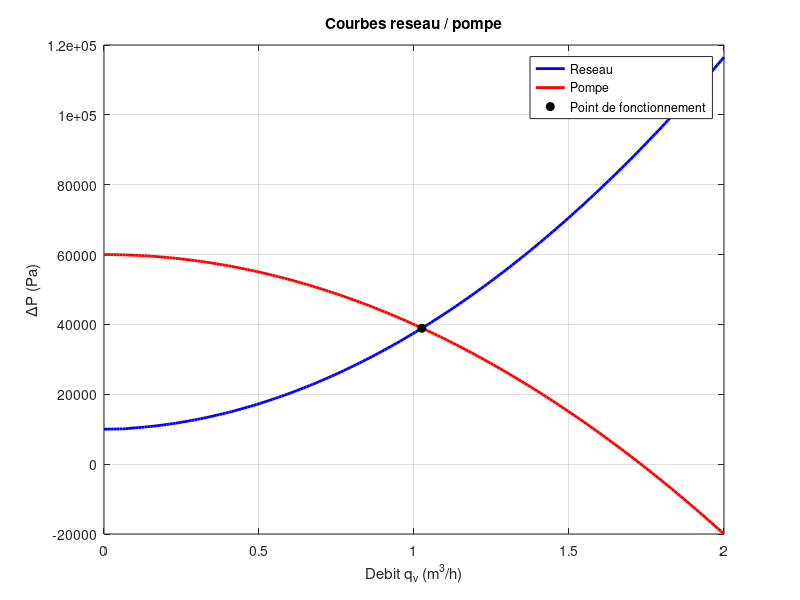

Reproduce this figure in MATLAB. (Note: this script raises an error after producing the figure.)
%% Donnees
rho = 988;              % kg/m3
mu  = 0.54e-3;          % Pa.s
L   = 40;               % m
eps = 0.1e-3;           % m
D   = 20e-3;            % m
Ks  = 6*0.5 + 2.5;      % singularites
DP_emetteur = 10000;    % Pa
eta_global = 0.65;

%% ETAPE 1 : courbe reseau
q_h = linspace(0, 2, 200);      % debit en m3/h
q_si = q_h / 3600;              % m3/s

A = pi*D^2/4;

v = zeros(size(q_h));
Re = zeros(size(q_h));
lambda = zeros(size(q_h));
DP_reseau = zeros(size(q_h));

for i = 1:length(q_h)
    if q_si(i) == 0
        v(i) = 0;
        Re(i) = 0;
        lambda(i) = 0;
        DP_reseau(i) = DP_emetteur;
    else
        v(i) = q_si(i)/A;
        Re(i) = rho*v(i)*D/mu;

        if Re(i) < 2300
            lambda(i) = 64/Re(i);
        else
            lambda(i) = 1 / (-1.8*log10(((eps/D)/3.7)^1.11 + 6.9/Re(i)))^2;
        end

        DP_L = lambda(i)*(L/D)*(rho*v(i)^2/2);
        DP_S = Ks*(rho*v(i)^2/2);

        DP_reseau(i) = DP_L + DP_S + DP_emetteur;
    end
end

%% ETAPE 2 : courbe pompe et point de fonctionnement
% IMPORTANT :
% ici q_h est pris en m3/h pour que la loi de pompe soit coherente
DP_pompe = -20000*q_h.^2 + 60000;

% Point de fonctionnement = minimum de l'ecart absolu
[~, idx] = min(abs(DP_reseau - DP_pompe));

q_star_h = q_h(idx);            % m3/h
q_star_si = q_star_h/3600;      % m3/s
DP_star = DP_reseau(idx);       % Pa
H_star = DP_star / (rho*9.81);  % mCE

fprintf('--- Point de fonctionnement ---\n');
fprintf('q* = %.3f m3/h\n', q_star_h);
fprintf('DP* = %.1f Pa\n', DP_star);
fprintf('H* = %.3f mCE\n', H_star);

figure;
plot(q_h, DP_reseau, 'b', 'LineWidth', 2); hold on;
plot(q_h, DP_pompe, 'r', 'LineWidth', 2);
plot(q_star_h, DP_star, 'ko', 'MarkerFaceColor', 'k');
grid on;
xlabel('Debit q_v (m^3/h)');
ylabel('\DeltaP (Pa)');
title('Courbes reseau / pompe');
legend('Reseau', 'Pompe', 'Point de fonctionnement', 'Location', 'best');

%% ETAPE 3 : comparaison aeraulique
Pth = 10000;           % W
cp_air = 1005;         % J/kg.K
DT_air = 15;           % degC
rho_air = 1.2;         % kg/m3 (hypothese usuelle)

mdot_air = Pth/(cp_air*DT_air);
qv_air = mdot_air/rho_air;      % m3/s

v_air = 5;                      % m/s
D_air = sqrt(4*qv_air/(pi*v_air));

fprintf('\n--- Comparaison air ---\n');
fprintf('Debit d air = %.4f m3/s = %.1f m3/h\n', qv_air, qv_air*3600);
fprintf('Diametre gaine air = %.3f m = %.1f mm\n', D_air, D_air*1000);

% Puissance hydraulique eau
P_hyd_eau = DP_star * q_star_si;
P_elec_eau = P_hyd_eau / eta_global;

fprintf('Puissance hydraulique eau = %.2f W\n', P_hyd_eau);
fprintf('Puissance electrique eau = %.2f W\n', P_elec_eau);

%% ETAPE 4 : cout annuel
% Remplacer selon ton hypothese
nb_heures = 8760;      % h/an
prix_kWh = 0.20;       % €/kWh

E_annuelle = (P_elec_eau/1000) * nb_heures;   % kWh/an
cout_annuel = E_annuelle * prix_kWh;

fprintf('\n--- Cout annuel ---\n');
fprintf('Energie annuelle = %.2f kWh/an\n', E_annuelle);
fprintf('Cout annuel = %.2f €/an\n', cout_annuel);

%% ETAPE 5 : optimisation des diametres
D_list_mm = [10 15 20 25 32];
q_test_h = 2.0;                  % debit de test en m3/h
q_test_si = q_test_h / 3600;
Pmax = 100;                      % W

Pelec_list = zeros(size(D_list_mm));
v_list = zeros(size(D_list_mm));
rejete = false(size(D_list_mm));

for i = 1:length(D_list_mm)
    D_i = D_list_mm(i)/1000;

    [DP_i, v_i] = calculPertes(q_test_si, D_i, L, eps, Ks, rho, mu, DP_emetteur);
    P_hyd_i = DP_i * q_test_si;
    P_elec_i = P_hyd_i / eta_global;

    Pelec_list(i) = P_elec_i;
    v_list(i) = v_i;

    if (v_i > 2) || (P_elec_i > Pmax)
        rejete(i) = true;
    end
end

fprintf('\n--- Optimisation diametres ---\n');
for i = 1:length(D_list_mm)
    etat = "ACCEPTE";
    if rejete(i)
        etat = "REJETE";
    end
    fprintf('D = %2d mm | v = %.3f m/s | P_elec = %.2f W | %s\n', ...
        D_list_mm(i), v_list(i), Pelec_list(i), etat);
end

figure;
bar(D_list_mm, Pelec_list); hold on;
yline(Pmax, 'r-', 'LineWidth', 2);

idx_rej = find(rejete);
plot(D_list_mm(idx_rej), Pelec_list(idx_rej), 'ro', ...
    'MarkerSize', 10, 'LineWidth', 2);

grid on;
xlabel('Diametre (mm)');
ylabel('Puissance electrique (W)');
title('Optimisation : P_{elec} en fonction du diametre');
legend('P_{elec}', 'Seuil 100 W', 'Diametres rejetes', 'Location', 'best');

%% Fonction de calcul des pertes de charge
function [DP_tot, v] = calculPertes(qv, D, L, eps, Ks, rho, mu, DP_emetteur)
% qv en m3/s
% D en m
% retourne la perte de charge totale en Pa et la vitesse en m/s

A = pi*D^2/4;
v = qv / A;

if qv == 0
    DP_tot = DP_emetteur;
    return;
end

Re = rho*v*D/mu;

if Re < 2300
    lambda = 64/Re;
else
    lambda = 1 / (-1.8*log10(((eps/D)/3.7)^1.11 + 6.9/Re))^2;
end

DP_L = lambda*(L/D)*(rho*v^2/2);
DP_S = Ks*(rho*v^2/2);

DP_tot = DP_L + DP_S + DP_emetteur;
end
